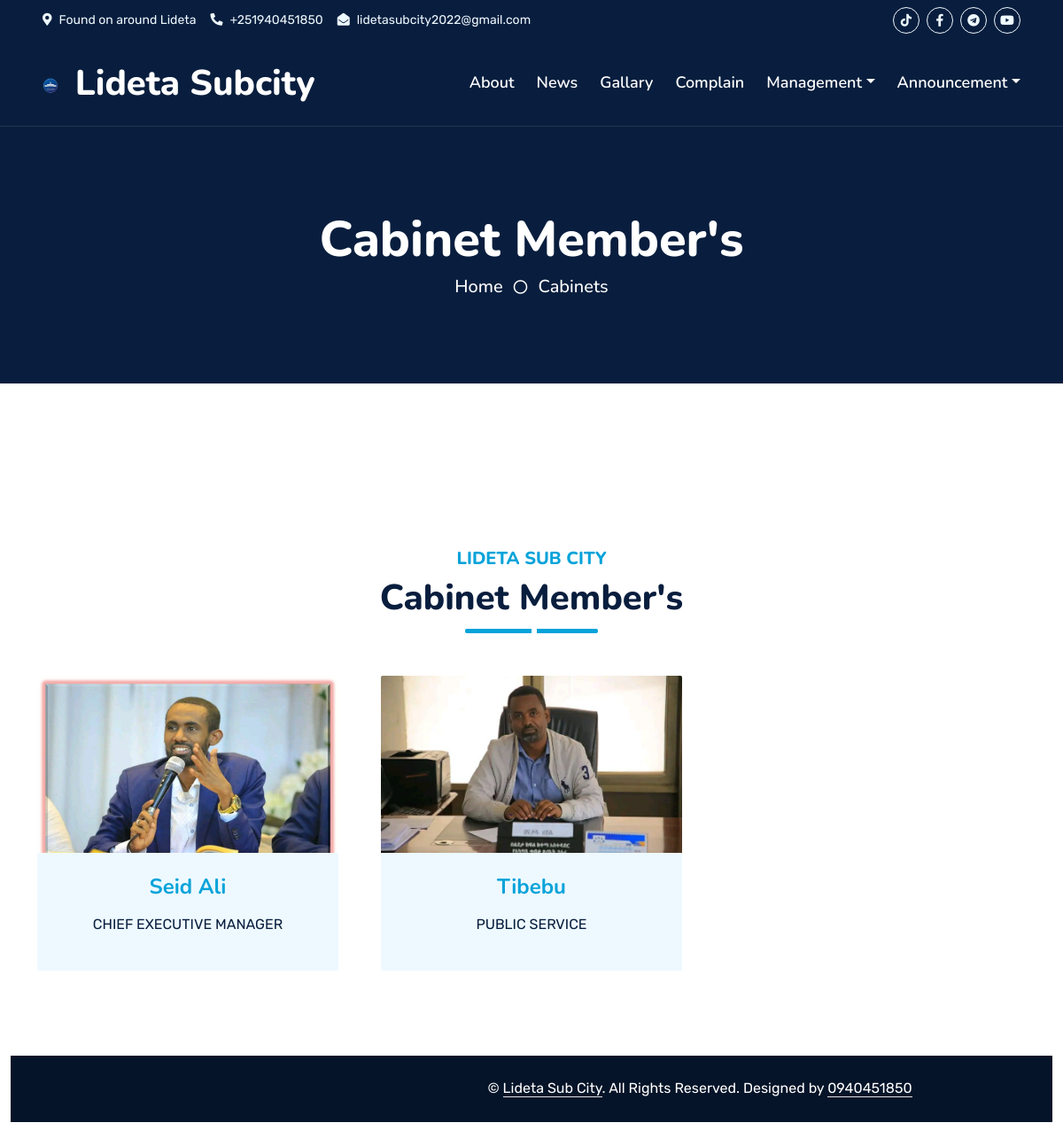
The app's page /cabinate/ with its own data.
### home/models.py (models this page shows, shortened)
class CabinetModel(models.Model):
    cabinete_name = models.CharField(max_length=255)
    education_preparation = models.CharField(max_length = 200)
    phone_number = models.CharField(max_length=13)
    email = models.EmailField(blank=True, max_length=255)
    fax = models.CharField( max_length=255, blank=True)
    cabinete_image = models.ImageField(upload_to='media/cabinetes/')
    address = models.CharField(blank=True, max_length=255)
    cabinete_title = models.CharField(blank=True, max_length=255)
    work_experience = models.IntegerField()
    cabinate_message = models.TextField()

### home/views.py (the view)
# urls.py: path('cabinate/', views.cabinate, name='cabinate'),
def cabinate(request):
    cabinets = CabinetModel.objects.all()
    context = {
        'cabinets':cabinets,
    }
    return render(request, 'pages/cabinate.html',context)

### templates/pages/cabinate.html
{% extends 'base.html' %}
{% load static %}
{% block content %}
<div class="container-fluid position-relative p-0">
    <div class="container-fluid bg-primary py-5 bg-header bg-dark" style="margin-bottom: 90px;">
        <div class="row py-5">
            <div class="col-12 pt-lg-5 mt-lg-5 text-center">
                <h1 class="display-4 text-white animated zoomIn">Cabinet Member's</h1>
                <a href="" class="h5 text-white">Home</a>
                <i class="far fa-circle text-white px-2"></i>
                <a href="" class="h5 text-white">Cabinets</a>
            </div>
        </div>
    </div>
</div>
    <div class="container-fluid py-5 wow fadeInUp" data-wow-delay="0.1s">
        <div class="container py-5">
            <div class="section-title text-center position-relative pb-3 mb-5 mx-auto" style="max-width: 600px;">
                <h5 class="fw-bold text-primary text-uppercase">Lideta Sub city</h5>
                <h1 class="mb-0">Cabinet Member's
                </h1>
            </div>
            <div class="row g-5">
                {% for cab in cabinets %}
                <div class="col-lg-4 wow slideInUp" data-wow-delay="0.3s">
                    <div class="blog-item bg-light rounded overflow-hidden">
                        <div class="blog-img position-relative overflow-hidden" style="height: 200px; width: fit-content;">
                            <img class="img-fluid" src="{{cab.cabinete_image.url}}" alt="">
                        </div>
                        <div class="p-4 align-items-center">
                            <a href="#">
                            <h4 class="mb-3 text-primary text-center">{{cab.cabinete_name}}</h4>
                            <p class="text-center text-dark" style="text-transform:uppercase">{{cab.cabinete_title}}</p>
                            </a>
                        </div>
                    </div>
                </div>
                {% endfor %}
        </div>
    </div>
{% endblock %}

### static/css/style.css (style rules this page uses)
:root { --primary: #06A3DA; --secondary: #34AD54; --light: #EEF9FF; --dark: #091E3E; }
h1, h2, .fw-bold { font-weight: 800 !important; }
h3, h4, .fw-semi-bold { font-weight: 700 !important; }
h5, h6, .fw-medium { font-weight: 600 !important; }
.section-title::before { position: absolute; content: ""; width: 150px; height: 5px; left: 0; bottom: 0; background: var(--primary); border-radius: 2px; }
.section-title.text-center::before { left: 50%; margin-left: -75px; }
.section-title::after { position: absolute; content: ""; width: 6px; height: 5px; bottom: 0px; background: #FFFFFF; -webkit-animation: section-title-run 5s infinite linear; animation: section-title-run 5s infinite linear; }
.section-title.text-center::after { -webkit-animation: section-title-run-center 5s infinite linear; animation: section-title-run-center 5s infinite linear; }
.team-item .team-img img, .blog-item .blog-img img { transition: .5s; }
.bg-header { background: darkblue; background-size: cover; }

### records on screen
CabinetModel: cabinete_image (picture), cabinete_name "Seid Ali", cabinete_title "CHIEF EXECUTIVE MANAGER"
CabinetModel: cabinete_image (picture), cabinete_name "Tibebu", cabinete_title "PUBLIC SERVICE"
